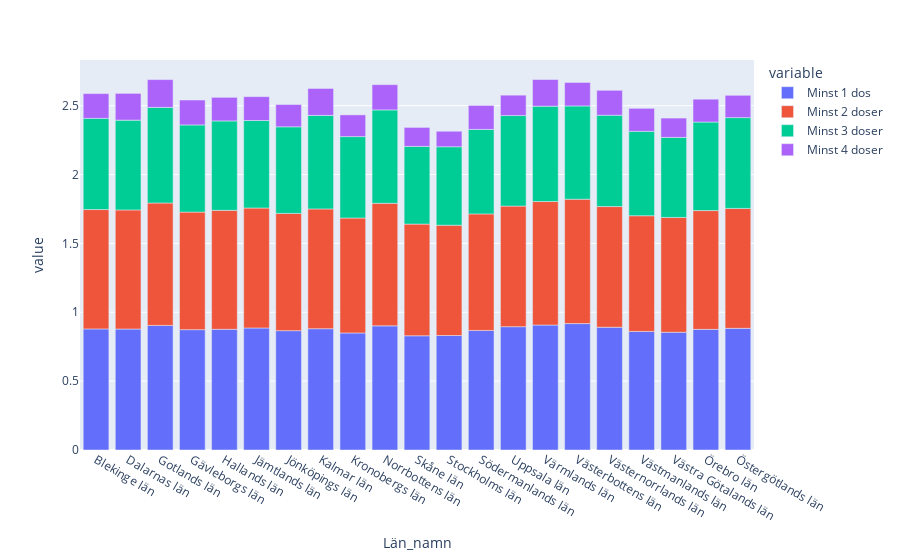

Notebook cell for this chart:
### Code cell
px.bar(f)

### Figure 1 — Plotly figure (JSON) as saved in the notebook; plotly's stock layout.template omitted (floating-point values rounded to 4 significant figures)
{"data": [{"alignmentgroup": "True", "hovertemplate": "variable=Minst 1 dos<br>Län_namn=%{x}<br>value=%{y}<extra></extra>", "legendgroup": "Minst 1 dos", "marker": {"color": "#636efa", "pattern": {"shape": ""}}, "name": "Minst 1 dos", "offsetgroup": "Minst 1 dos", "orientation": "v", "showlegend": true, "textposition": "auto", "type": "bar", "x": ["Blekinge län", "Dalarnas län", "Gotlands län", "Gävleborgs län", "Hallands län", "Jämtlands län", "Jönköpings län", "Kalmar län", "Kronobergs län", "Norrbottens län", "Skåne län", "Stockholms län", "Södermanlands län", "Uppsala län", "Värmlands län", "Västerbottens län", "Västernorrlands län", "Västmanlands län", "Västra Götalands län", "Örebro län", "Östergötlands län"], "xaxis": "x", "y": [0.8792, 0.8784, 0.9047, 0.8738, 0.8765, 0.8859, 0.8664, 0.8808, 0.8498, 0.9015, 0.8293, 0.8312, 0.8683, 0.8954, 0.9072, 0.9178, 0.8913, 0.861, 0.8551, 0.8759, 0.8834], "yaxis": "y"}, {"alignmentgroup": "True", "hovertemplate": "variable=Minst 2 doser<br>Län_namn=%{x}<br>value=%{y}<extra></extra>", "legendgroup": "Minst 2 doser", "marker": {"color": "#EF553B", "pattern": {"shape": ""}}, "name": "Minst 2 doser", "offsetgroup": "Minst 2 doser", "orientation": "v", "showlegend": true, "textposition": "auto", "type": "bar", "x": ["Blekinge län", "Dalarnas län", "Gotlands län", "Gävleborgs län", "Hallands län", "Jämtlands län", "Jönköpings län", "Kalmar län", "Kronobergs län", "Norrbottens län", "Skåne län", "Stockholms län", "Södermanlands län", "Uppsala län", "Värmlands län", "Västerbottens län", "Västernorrlands län", "Västmanlands län", "Västra Götalands län", "Örebro län", "Östergötlands län"], "xaxis": "x", "y": [0.8665, 0.8649, 0.8888, 0.8535, 0.8636, 0.8711, 0.8516, 0.8697, 0.8347, 0.8897, 0.8109, 0.8011, 0.8461, 0.8757, 0.8968, 0.9034, 0.8762, 0.84, 0.8336, 0.8624, 0.8709], "yaxis": "y"}, {"alignmentgroup": "True", "hovertemplate": "variable=Minst 3 doser<br>Län_namn=%{x}<br>value=%{y}<extra></extra>", "legendgroup": "Minst 3 doser", "marker": {"color": "#00cc96", "pattern": {"shape": ""}}, "name": "Minst 3 doser", "offsetgroup": "Minst 3 doser", "orientation": "v", "showlegend": true, "textposition": "auto", "type": "bar", "x": ["Blekinge län", "Dalarnas län", "Gotlands län", "Gävleborgs län", "Hallands län", "Jämtlands län", "Jönköpings län", "Kalmar län", "Kronobergs län", "Norrbottens län", "Skåne län", "Stockholms län", "Södermanlands län", "Uppsala län", "Värmlands län", "Västerbottens län", "Västernorrlands län", "Västmanlands län", "Västra Götalands län", "Örebro län", "Östergötlands län"], "xaxis": "x", "y": [0.6622, 0.6518, 0.694, 0.6329, 0.6494, 0.6355, 0.6286, 0.679, 0.5911, 0.678, 0.5639, 0.5695, 0.6134, 0.6572, 0.6924, 0.6769, 0.6631, 0.6128, 0.5809, 0.643, 0.6591], "yaxis": "y"}, {"alignmentgroup": "True", "hovertemplate": "variable=Minst 4 doser<br>Län_namn=%{x}<br>value=%{y}<extra></extra>", "legendgroup": "Minst 4 doser", "marker": {"color": "#ab63fa", "pattern": {"shape": ""}}, "name": "Minst 4 doser", "offsetgroup": "Minst 4 doser", "orientation": "v", "showlegend": true, "textposition": "auto", "type": "bar", "x": ["Blekinge län", "Dalarnas län", "Gotlands län", "Gävleborgs län", "Hallands län", "Jämtlands län", "Jönköpings län", "Kalmar län", "Kronobergs län", "Norrbottens län", "Skåne län", "Stockholms län", "Södermanlands län", "Uppsala län", "Värmlands län", "Västerbottens län", "Västernorrlands län", "Västmanlands län", "Västra Götalands län", "Örebro län", "Östergötlands län"], "xaxis": "x", "y": [0.1799, 0.1943, 0.2019, 0.181, 0.1711, 0.1729, 0.162, 0.1956, 0.1576, 0.1834, 0.1379, 0.1127, 0.1738, 0.1481, 0.1938, 0.1705, 0.1811, 0.1668, 0.1404, 0.1658, 0.162], "yaxis": "y"}], "layout": {"barmode": "relative", "legend": {"title": {"text": "variable"}, "tracegroupgap": 0}, "margin": {"t": 60}, "xaxis": {"anchor": "y", "domain": [0, 1], "title": {"text": "Län_namn"}}, "yaxis": {"anchor": "x", "domain": [0, 1], "title": {"text": "value"}}}}
